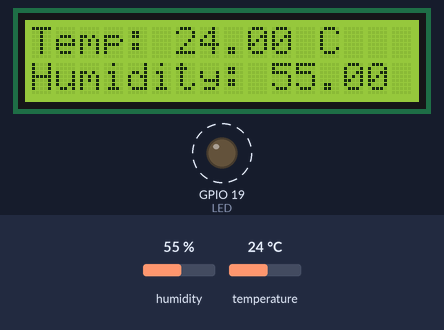
This sketch was run on a simulated ESP32-S3. On the bench: 16×2 character LCD, output pins drawn as LEDs (lit = HIGH). Dashed ring = blinking. The inputs (shaded band) are chosen by the test bench; at power-on: humidity 55 %, temperature 24 °C. What the sketch prints to the serial monitor is not drawn.

Above: at 1.2 s.
1.3 s: humidity set to 22 %
At 2.9 s:
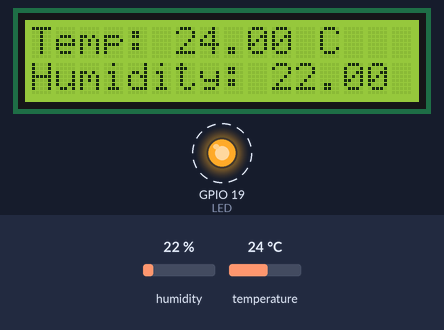
4.6 s: temperature set to 12 °C
At 6.9 s:
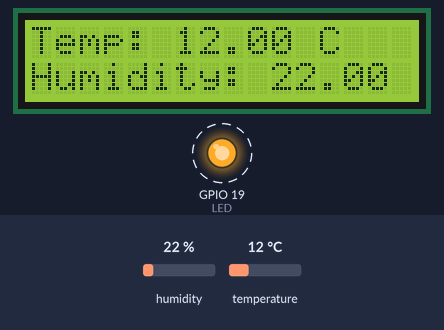
8.6 s: humidity set to 40 %
At 11.0 s:
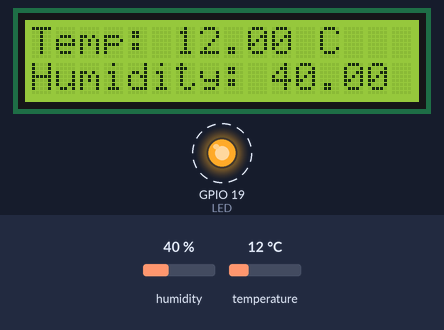
12.7 s: temperature set to 19 °C
At 15.0 s:
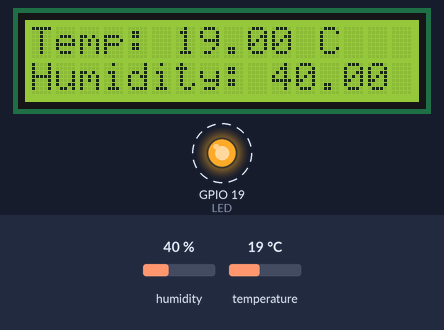
Timing chart, 0 to 17.7 s (numbered marks = the images above; inputs shaded):
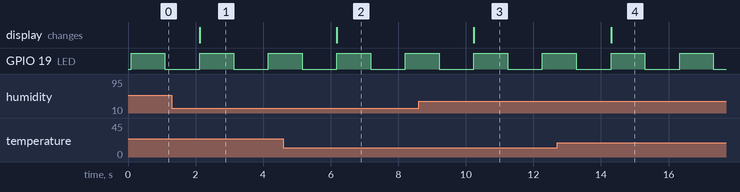

Measured:
- after the input at 1.3 s, the display: changes after 0.82 s (image 1)
- after the input at 4.6 s, the display: changes after 1.6 s (image 2)
- after the input at 8.6 s, the display: changes after 1.6 s (image 3)
- after the input at 12.7 s, the display: changes after 1.6 s (image 4)
- by itself, GPIO 19 (LED): alternates HIGH for 1.0 s and LOW for 1.0 s

The sketch:

lcd_and_temperature.ino
```cpp
// 18/JUNE/2023 11:44 PM
// Implementing temperature sensor with esp32 s3 and using LCD for output
#include <DHT.h>
#include <LiquidCrystal.h>

// LCD display pins
const int rs = 38;
const int en = 39;
const int d4 = 40;
const int d5 = 41;
const int d6 = 42;
const int d7 = 2;
const int LED = 19;
LiquidCrystal lcd(rs, en, d4, d5, d6, d7);

// Initialize the DHT11 sensor
#define DHTPIN 16 // Change the pin if necessary
DHT dht(DHTPIN, DHT11);

void setup() {
  Serial.begin(115200);
  Serial.println("\nTest msg:");

  lcd.begin(16, 2); // Initialize the LCD display
  lcd.print("ESP32-S3");
  lcd.setCursor(0, 1);
  lcd.print("LCD & DHT11");
  pinMode(LED, OUTPUT);
  dht.begin(); // Initialize the DHT11 sensor
}

void loop() {
  // Read temperature and humidity from the DHT11 sensor
  float temperature = dht.readTemperature();
  float humidity = dht.readHumidity();

  // Display temperature and humidity on the LCD display
  lcd.clear();
  lcd.print("Temp: ");
  lcd.print(temperature);
  lcd.print(" C");
  lcd.setCursor(0, 1);
  lcd.print("Humidity: ");
  lcd.print(humidity);
  lcd.print(" %");

  digitalWrite(LED, HIGH);
  delay(1000); // Delay between readings

  digitalWrite(LED, LOW);
  delay(1000);
}
```
